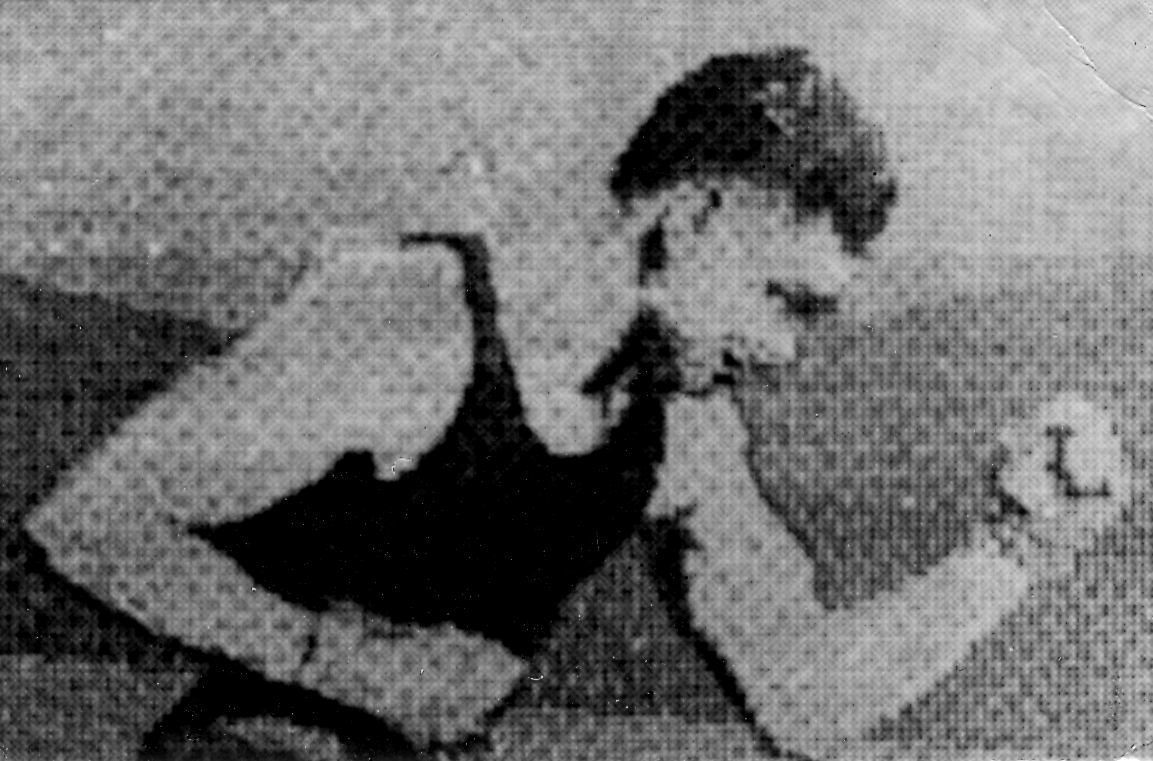
#> input picture coursera/image.tif, 1153 x 761 px
$ python Image-to-bynary.py
#> lines starting #> are read from the running program, lines starting #| are printed output that depends on the picture; after the words box and inside, x2 and y2 are one past the last pixel; in counts of white or black regions, pixels touching at a corner belong together
# Write a computer program capable of reducing the number of intensity levels in an image from 256 to 2,
# in integer powers of 2. # The desired number of intensity levels needs to be a variable input to your program.

#Author Victor Caldas


# Import the Python Image Library
from PIL import Image
import time

im = Image.open("image.tif")
#> im is the input picture: PIL image 1153x761 L; min 0, max 255, mean 112.4
pixels = im.load();

# ----- Start code using PIL -----
start_time = time.time()

print("Image size (width x height")
width, height = im.size
#> width = 1153; height = 761

print(im.size)
#| (1153, 761)
print(im.mode)
#| L

#Create a new image
img = Image.new(im.mode, im.size)
#> img: PIL image 1153x761 L; every value is 0
pixelMap = img.load() # create the pixel map

# Change this value to determine binary images
threshold = 125


# This loops checks one image but add the values to another.
for i in range(width):
    for j in range(height):
        if(pixels[i,j] > threshold):
            pixelMap[i, j] = 256;
        else:
            pixelMap[i,j] = 0;
img.show()
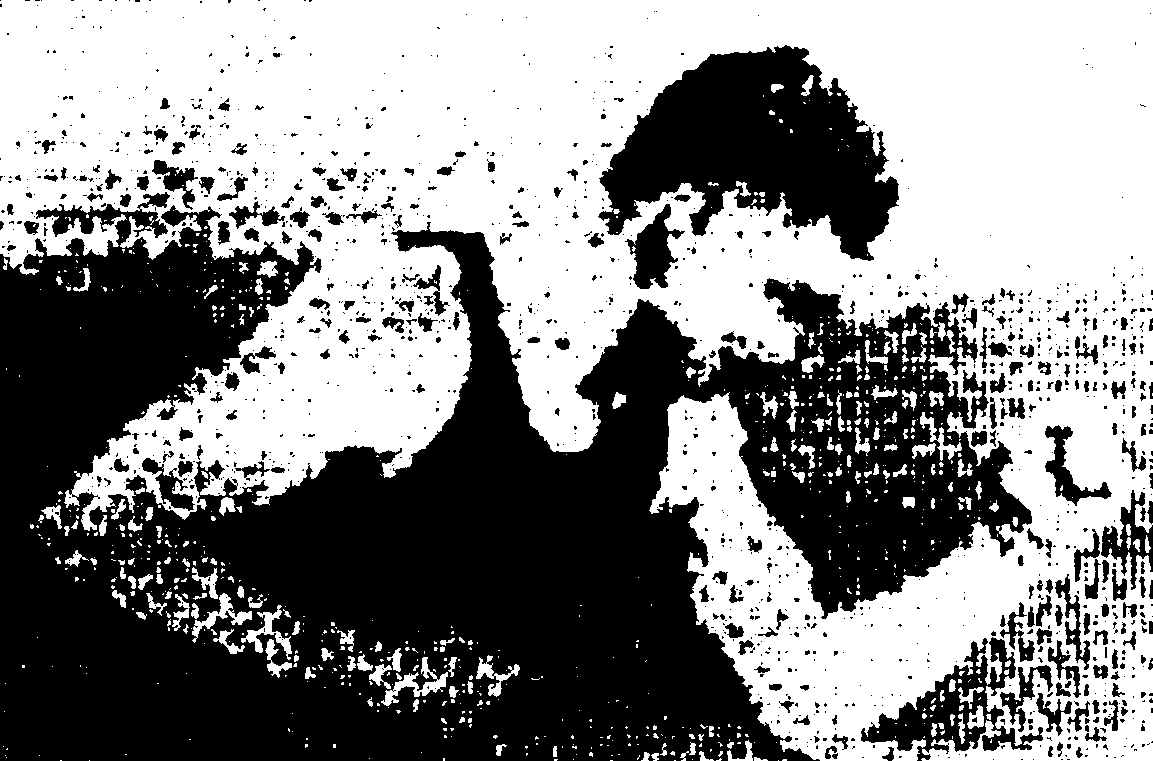
#> shown: PIL image 1153x761 L; 53.6% white; 1412 black regions (1124 under 20 px), largest, box (x1, y1, x2, y2) and area: (0, 192, 1032, 761) 325830, (598, 45, 899, 261) 36687, (861, 637, 1043, 761) 7194

print("-Using PIL -- %s seconds ---" % (time.time() - start_time))


# ----  End code using PIL -----
